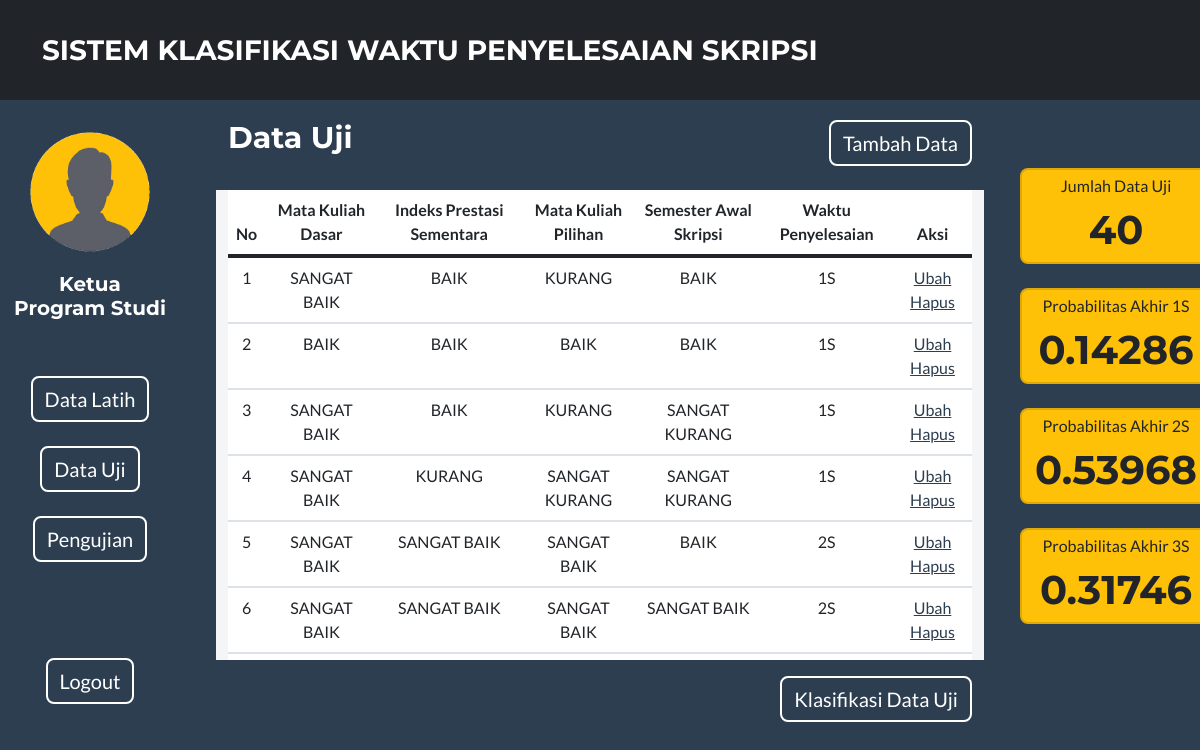
The app's page /data_uji.php with its own data.
### tables this page shows
CREATE TABLE `data_uji` (
  `id_uji` int(3) NOT NULL,
  `mkd_uji` varchar(25) NOT NULL,
  `ips_uji` varchar(25) NOT NULL,
  `mkp_uji` varchar(25) NOT NULL,
  `sas_uji` varchar(25) NOT NULL,
  `wp_aktual` enum('1S','2S','3S') NOT NULL,
  `wp_prediksi` enum('1S','2S','3S') DEFAULT NULL
);

### koneksi.php (called while the page is built, shortened)
<?php
	class DBConnection{
		function getdbconnect(){
			$conn = mysqli_connect("localhost","root","","sistem_klasifikasi") or die("Couldn't connect");
			return $conn;
		}
	}
?>

### hitung_wnb2.php (called while the page is built, shortened)
<?php
require_once("koneksi.php");
$Dbobj = new DBConnection();
$querylatih = "SELECT * FROM data_latih ORDER BY id_latih ASC";
$queryuji = "SELECT * FROM data_uji ORDER BY id_uji ASC";
$datalatih1s = "SELECT wp_prediksi FROM data_latih WHERE wp_prediksi='1S'";
$datalatih2s = "SELECT wp_prediksi FROM data_latih WHERE wp_prediksi='2S'";
$datalatih3s = "SELECT wp_prediksi FROM data_latih WHERE wp_prediksi='3S'";
$actuji = mysqli_query($Dbobj->getdbconnect(), $queryuji);
$dataLatih = mysqli_num_rows(mysqli_query($Dbobj->getdbconnect(), $querylatih));
$dataUji = mysqli_num_rows(mysqli_query($Dbobj->getdbconnect(), $queryuji));
$dataLatih1s = mysqli_num_rows(mysqli_query($Dbobj->getdbconnect(), $datalatih1s));
$dataLatih2s = mysqli_num_rows(mysqli_query($Dbobj->getdbconnect(), $datalatih2s));
$dataLatih3s = mysqli_num_rows(mysqli_query($Dbobj->getdbconnect(), $datalatih3s));
$probawal1 = $dataLatih1s / $dataLatih;
$probawal2 = $dataLatih2s / $dataLatih;
$probawal3 = $dataLatih3s / $dataLatih;
$probawal1s = round($probawal1,5);
$probawal2s = round($probawal2,5);
$probawal3s = round($probawal3,5);
?>

### data_uji.php (the view, shortened to what this page needs)
<!DOCTYPE html>
<?php
require_once("hitung_wnb2.php");
?>
<html lang="en">
<head>
    <link href="css/styles.css" rel="stylesheet" />
</head>
<body class="bg-secondary text-white" id="page_top">
    <nav class="navbar navbar-expand-lg bg-dark text-uppercase fixed-top" id="mainNav">
        <div class="container">
            <div class="collapse navbar-collapse" id="navbarResponsive">
                <ul class="navbar-nav">
                    <a href="#page_top" class="navbar-brand">Sistem Klasifikasi Waktu Penyelesaian Skripsi</a>
                </ul>
            </div>
        </div>
    </nav>
    <div class=" row">
        <br><br><br><br><br>
    </div>
    <div class="row text-center">
        <div class="col-2">
            <img class="masthead-logoavatar mb-2" src="assets/img/av1.png" alt="..." />
            <h5>Ketua<br>Program Studi</h5>
            <br><br>
            <div>
                <button onclick="window.location.href='data_latih.php'"" type=" button"
                    class="btn btn-outline-dark">Data Latih</button>
            </div>
            <br>
            <div>
                <button onclick="window.location.href='data_uji.php'" type="button" class="btn btn-outline-dark">Data
                    Uji</button>
            </div>
            <br>
            <div>
                <button onclick="window.location.href='pengujian.php'" type="button" class="btn btn-outline-dark">Pengujian</button>
            </div>
            <br><br><br><br>
            <div>
                <button onclick="window.location.href='index.php'" type="button"
                    class="btn btn-outline-dark">Logout</button>
            </div>
        </div>
        <div class="col-8">
        <div class="container">
                <div class="row">
                    <div class="col-6">
                        <h5 style="text-align: left; font-size: 30px;">Data Uji</h5>
                    </div>
                    <div class="col-6" style="text-align: right;">
                    <button onclick="window.location.href='tambah_datauji.php'" type="button" class="btn btn-outline-dark">Tambah Data</button>
                    </div>
                </div>
                <br>
                <div class="row">
                    <table class="table table-earnings table-earnings__challenge tableFixHead">
                        <thead>
                            <tr>
                                <th class="th-sm">No
                                </th>
                                <th class="th-sm">Mata Kuliah Dasar
                                </th>
                                <th class="th-sm">Indeks Prestasi Sementara
                                </th>
                                <th class="th-sm">Mata Kuliah Pilihan
                                </th>
                                <th class="th-sm">Semester Awal Skripsi
                                </th>
                                <th class="th-sm">Waktu Penyelesaian
                                </th>
                                <th class="th-sm">Aksi
                                </th>
                            </tr>
                        </thead>
                        <tbody>
                        <?php $i = 1; while ($result = mysqli_fetch_assoc($actuji)) { ?>
						<tr>
							<td><?= $i ?></td>
							<td><?= $result["mkd_uji"] ?></td>
							<td><?= $result["ips_uji"] ?></td>
							<td><?= $result["mkp_uji"] ?></td>
							<td><?= $result["sas_uji"] ?></td>
							<td><?= $result["wp_aktual"] ?></td>
							<td><a href="edit_datauji.php?&id=<?= $result['id_uji']; ?>" class="link" href="">Ubah</a> <a href="hapus_datauji.php?&id=<?= $result['id_uji']; ?>" class="link" href="">Hapus</a></td>
						</tr>
						<?php $i++; } ?>
                        </tbody>
                    </table>
                </div>
                <div class="row">
                    <div class="col-1"></div>
                    <div class="col-11" style="text-align: right;">
                        <button onclick="window.location.href='uji.php'" type="button" class="btn btn-outline-dark">Klasifikasi Data Uji</button>
                    </div>
                </div>
            </div>
        </div>
        <div class="col-2">
            <br><br>
            <div class="bg-warning card" style="width: 12rem;">
                <div class="card-body">
                    <p class="card-subtitle mb-2 text-dark">Jumlah Data Uji</p>
                    <h1 class="card-title text-dark"><?= $dataUji; ?></h1>
                </div>
            </div>
            <br>
            <div class="bg-warning card" style="width: 12rem;">
                <div class="card-body">
                    <p class="card-subtitle mb-2 text-dark">Probabilitas Akhir 1S</p>
                    <h1 class="card-title text-dark"><?= $probawal1s; ?></h1>
                </div>
            </div>
            <br>
            <div class="bg-warning card" style="width: 12rem;">
                <div class="card-body">
                    <p class="card-subtitle mb-2 text-dark">Probabilitas Akhir 2S</p>
                    <h1 class="card-title text-dark"><?= $probawal2s; ?></h1>
                </div>
            </div>
            <br>
            <div class="bg-warning card" style="width: 12rem;">
                <div class="card-body">
                    <p class="card-subtitle mb-2 text-dark">Probabilitas Akhir 3S</p>
                    <h1 class="card-title text-dark"><?= $probawal3s; ?></h1>
                </div>
            </div>
        </div>
    </div>
</body>
</html>

### records on screen
data_uji: mkd_uji "SANGAT BAIK", ips_uji "BAIK", mkp_uji "KURANG", sas_uji "BAIK", wp_aktual "1S"
data_uji: mkd_uji "BAIK", ips_uji "BAIK", mkp_uji "BAIK", sas_uji "BAIK", wp_aktual "1S"
data_uji: mkd_uji "SANGAT BAIK", ips_uji "BAIK", mkp_uji "KURANG", sas_uji "SANGAT KURANG", wp_aktual "1S"
data_uji: mkd_uji "SANGAT BAIK", ips_uji "KURANG", mkp_uji "SANGAT KURANG", sas_uji "SANGAT KURANG", wp_aktual "1S"
data_uji: mkd_uji "SANGAT BAIK", ips_uji "SANGAT BAIK", mkp_uji "SANGAT BAIK", sas_uji "BAIK", wp_aktual "2S"
data_uji: mkd_uji "SANGAT BAIK", ips_uji "SANGAT BAIK", mkp_uji "SANGAT BAIK", sas_uji "SANGAT BAIK", wp_aktual "2S"

### other values on screen
$dataUji "40"
$probawal1s "0.14286"
$probawal2s "0.53968"
$probawal3s "0.31746"
